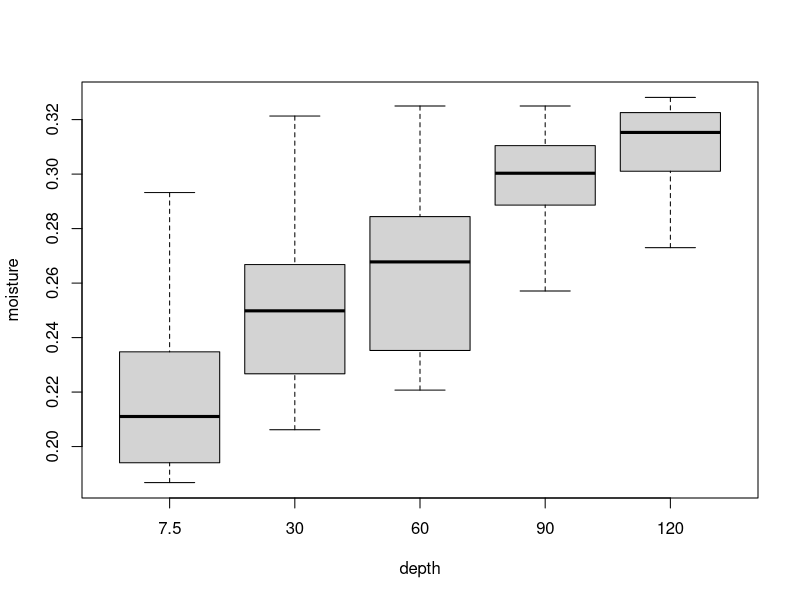
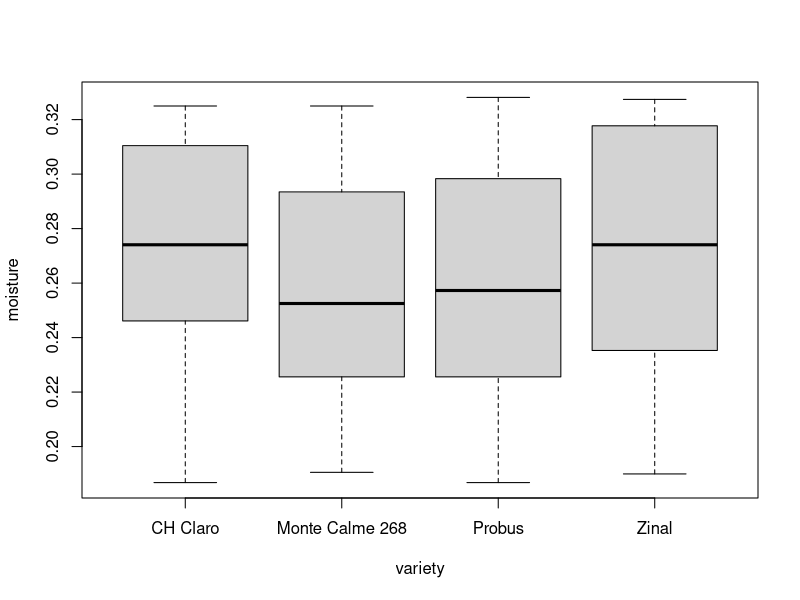
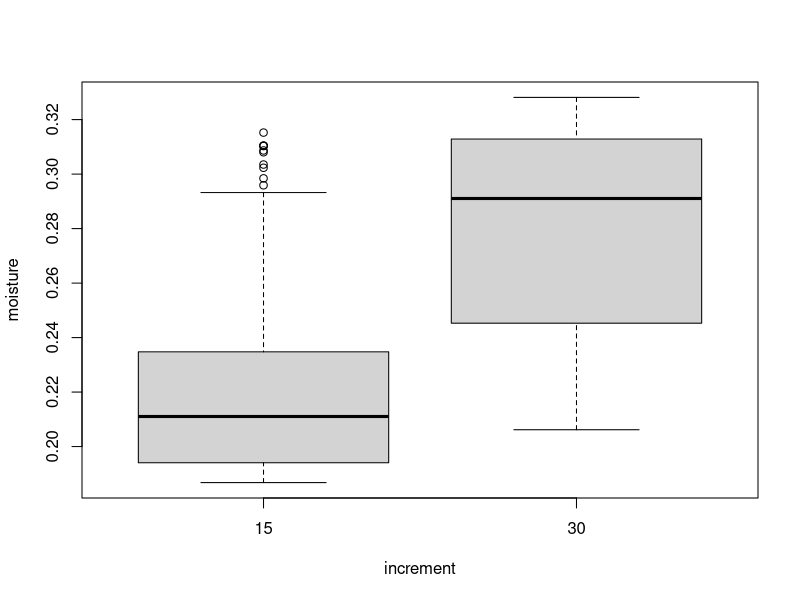
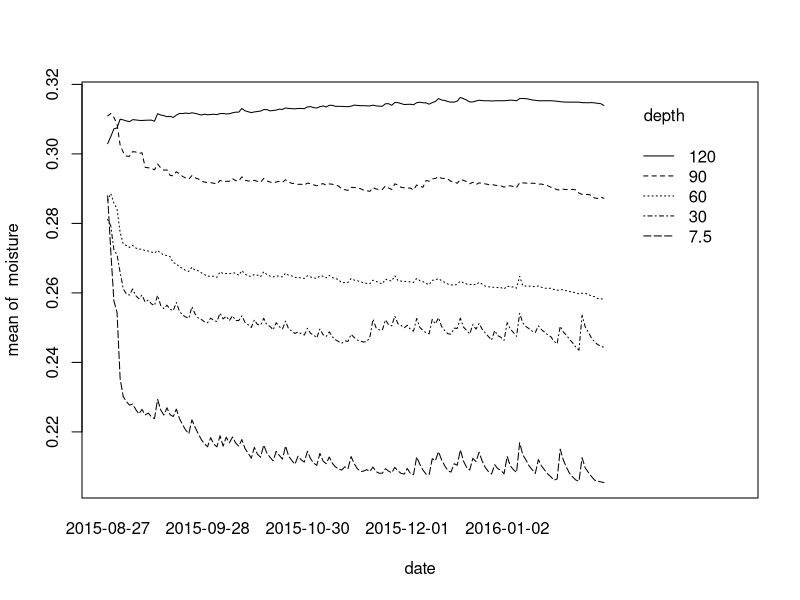
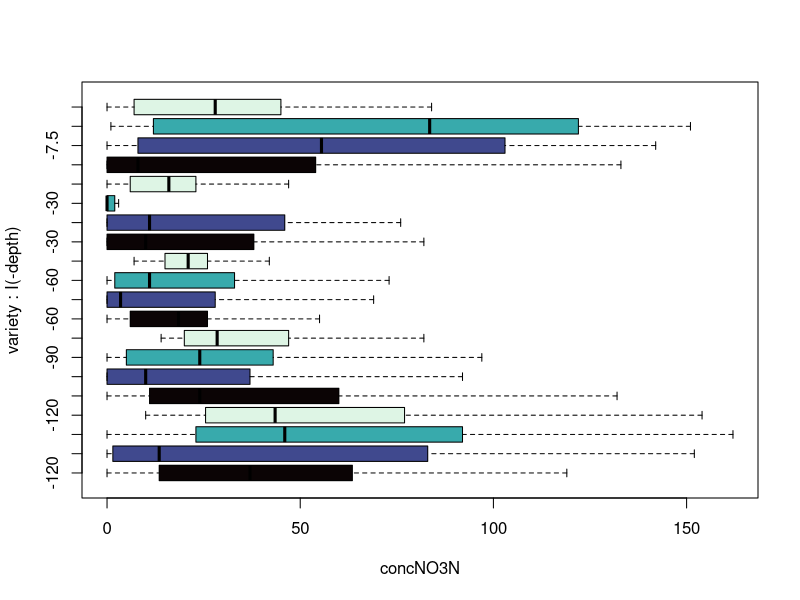
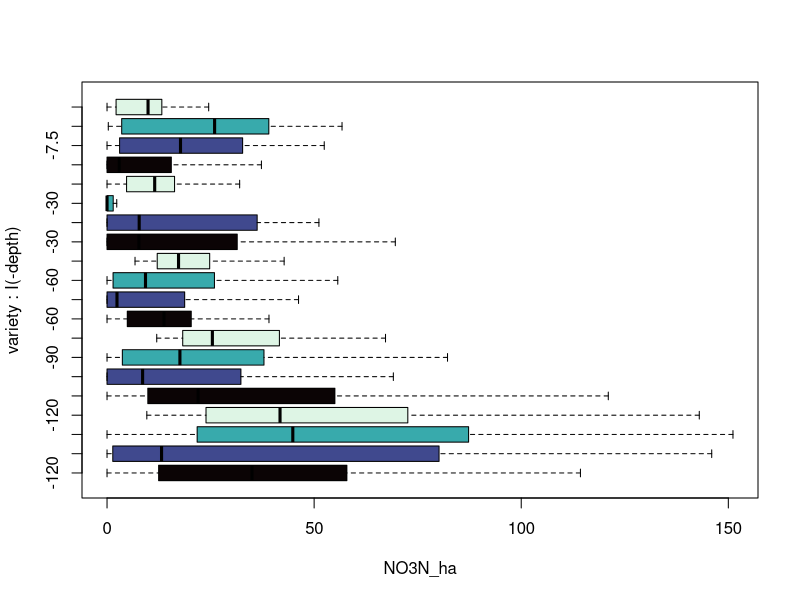
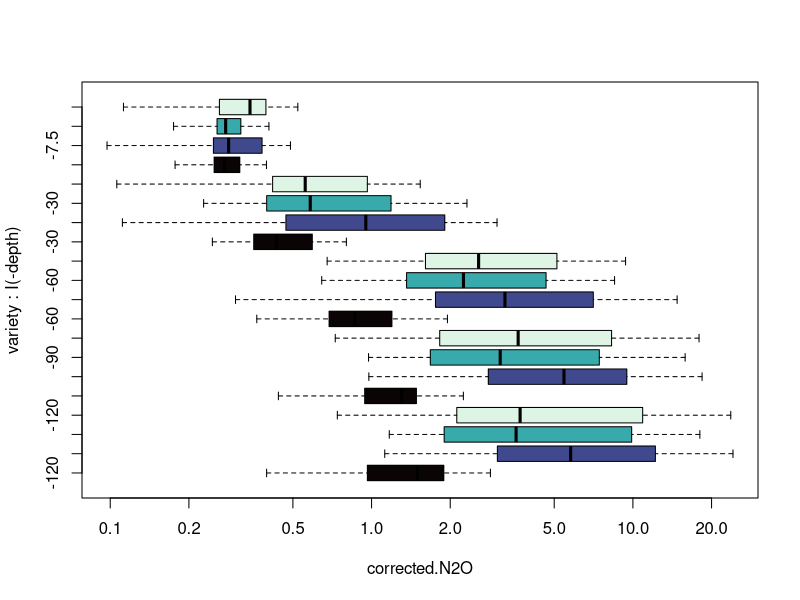
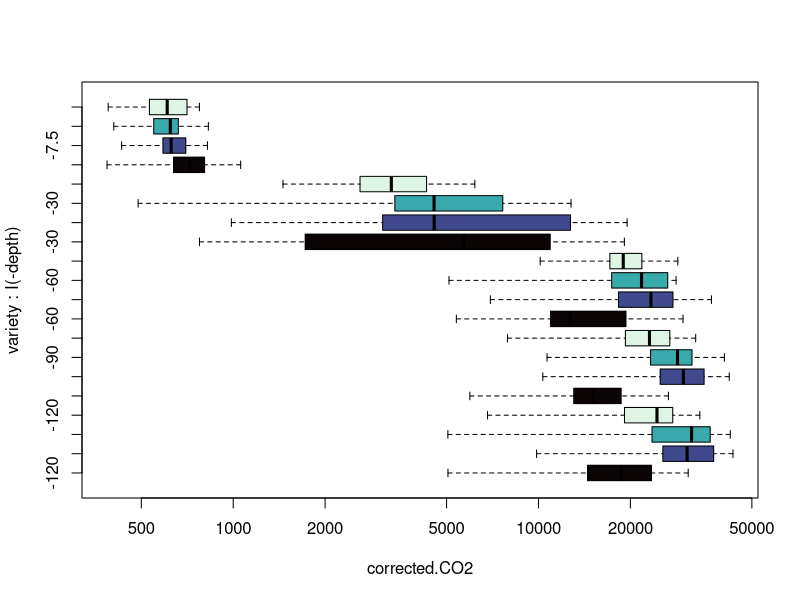

These charts were generated, in order, by the following R code:
#' title: Process Rate Estimator
#' author: Damian Oswald
#' date: 2023-10-02

#' Define global variables
colors_variety <- viridis::mako(4)

data <- read.csv("data/three-way-data.csv", row.names = 1)


head(data)
dim(data)
data$date_R
unique(data$date_R)

as.factor(paste(data$column,data$date_R,sep="_"))

#' Transform the variable `date_R` to `Date` class
#' QUESTION: Why isn't it correct unless I subtract 1 from the DOY?
data$date <- as.Date(as.integer(substr(data$date_R, 5, 7))-1, origin = paste0(as.integer(substr(data$date_R, 1, 4)),"-01-01"))

#' There is C:N ratio that is `Inf` -- should probably be omitted?
data[which(data$CN==Inf),"CN"] <- NA

#' First look at the data
boxplot(moisture ~ depth, data, outline = FALSE)
boxplot(moisture ~ variety, data)
boxplot(moisture ~ increment, data) # What is "increment"?
with(data, interaction.plot(date, depth, moisture)) # Interpretation: the soil moisture starts out relatively homogeneous, but as plants grow, it starts to differ by depth
for (y in colnames(data)[8:21]) {
   log <- ifelse(min(data[,y],na.rm=TRUE)>0,"x","")
   boxplot(data[,y] ~ variety * I(-depth), data, log = log, outline = FALSE,
           col = rep(colors_variety,times=5),xlab=y,
           names = -rep(sort(unique(data$depth),decreasing = T),each=4),
           horizontal = TRUE)
}
for (y in colnames(data)[8:21]) {
   log <- ifelse(min(data[,y],na.rm=TRUE)>0,"y","")
   with(data, interaction.plot(depth, variety, data[,y], ylab = y, log = log, fun = function(x) mean(x,na.rm=TRUE))) # Interpretation: the soil moisture starts out relatively homogeneous, but as plants grow, it starts to differ by depth
}








